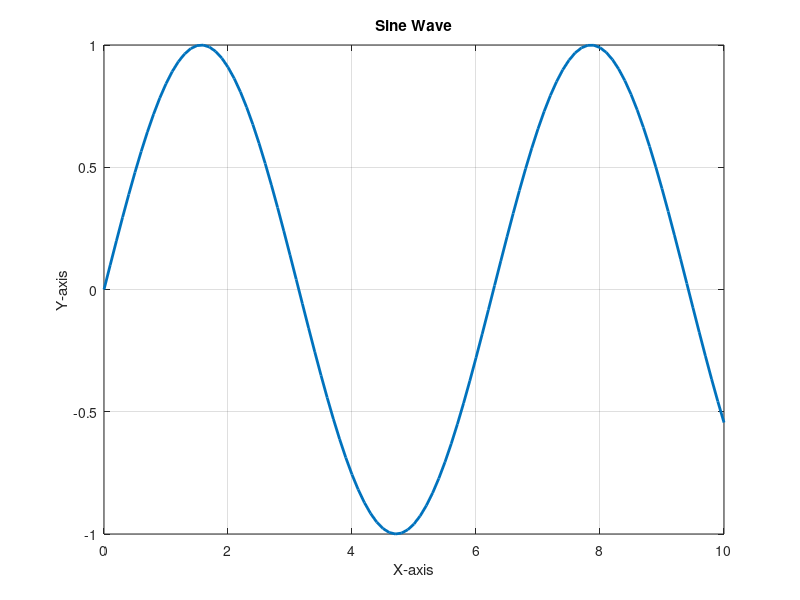

MATLAB code to generate this figure:
% MATLAB Combined Script: For Loop, If-Else, and Graph Plotting

% Section 1: For Loop Example - Display numbers from 1 to 10
disp('For Loop Example: Displaying Numbers from 1 to 10');
for i = 1:10
    fprintf('%d ', i); % Display the current number on the same line
end
fprintf('\n'); % Add a new line after printing all numbers

% Section 2: If-Else Example - Check if the number is even or odd
disp(' ');
num = input('Enter a number to check if it is even or odd: '); % User input
if mod(num, 2) == 0
    disp('The number is even.');
else
    disp('The number is odd.');
end

%Graph Plotting Example - Plot a Sine Wave
disp(' ');
x = 0:0.1:10;  % Define x-axis values from 0 to 10 with step size of 0.1
y = sin(x);    % Define y-axis values using the sine function

% Plot the sine wave
figure;        % Open a new figure window
plot(x, y, 'Linewidth', 2);    % Plot x against y
xlabel('X-axis');
ylabel('Y-axis');
title('Sine Wave');
grid on;       % Add grid to the plot

